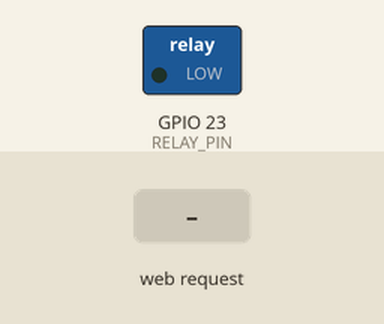
This sketch was run on a simulated ESP32. Shown: switched loads named in the sketch (green lamp = pin HIGH). Inputs (shaded band) come from the test bench. WiFi joins after 1.5 s; servers stay silent unless stated; what the sketch prints to the serial monitor is not drawn.

Above: at 2.7 s.
2.8 s: HTTP request GET /open received
At 3.3 s:
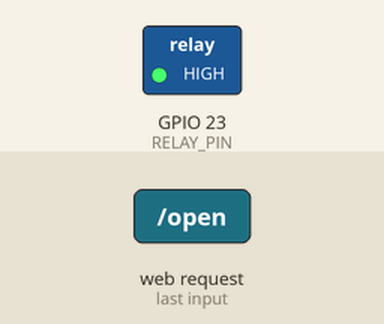
4.3 s: HTTP request GET /close received
At 5.6 s:
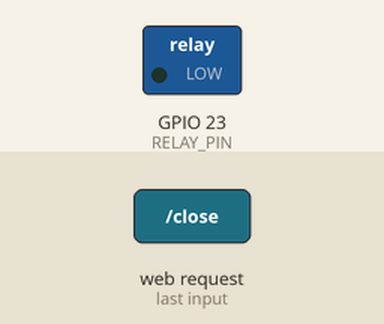
Timing chart, 0 to 7.3 s (numbered marks = the images above; inputs shaded):
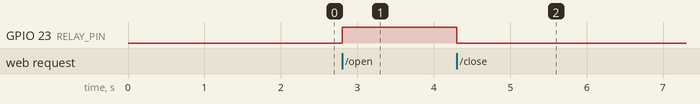

The sketch:

ESP32_Garden_Irrigation.ino
```cpp
/*
 * ESP32 Garden Irrigation Controller
 * Version: 1.0
 *
 * Hardware:
 *   ESP32-WROOM-32
 *   5V single-channel relay (HIGH trigger)
 *   U.S. Solid 9-36V motorized ball valve
 *   LM2596 12V-to-5V buck converter
 *   12.8V LiFePO4 battery
 *
 * Features:
 *   - Home Wi-Fi connectivity
 *   - Built-in HTTP web server
 *   - Open / Close valve controls
 *   - Real-time commanded valve status
 *   - Automatic shutoff after 5 minutes
 *   - Valve OFF on startup
 *
 * Future:
 *   - NTP clock synchronization
 *   - Watering schedules
 *   - Persistent configuration
 *   - Mobile-friendly app interface
 */

#include <WiFi.h>
#include <WebServer.h>

// -----------------------------------------
// WIFI CONFIGURATION
// -----------------------------------------

// Replace locally with your Wi-Fi credentials.
// Do not commit your actual password to GitHub.

const char* ssid = "YOUR_WIFI_NAME";
const char* password = "YOUR_WIFI_PASSWORD";

// -----------------------------------------
// HARDWARE CONFIGURATION
// -----------------------------------------

#define RELAY_PIN 23

// Relay configured for HIGH triggering.
#define RELAY_ON HIGH
#define RELAY_OFF LOW

// Maximum continuous watering duration:
// 5 minutes in milliseconds.
const unsigned long MAX_OPEN_TIME = 300000UL;

// -----------------------------------------
// GLOBAL VARIABLES
// -----------------------------------------

WebServer server(80);

bool valveOpen = false;
unsigned long valveOpenedAt = 0;

// -----------------------------------------
// VALVE CONTROL
// -----------------------------------------

void closeValve() {
  digitalWrite(RELAY_PIN, RELAY_OFF);

  valveOpen = false;

  Serial.println("Valve CLOSED");
}

void openValve() {
  digitalWrite(RELAY_PIN, RELAY_ON);

  valveOpen = true;
  valveOpenedAt = millis();

  Serial.println("Valve OPENED");
}

// -----------------------------------------
// WEB INTERFACE
// -----------------------------------------

void handleRoot() {

  String page = R"rawliteral(
<!DOCTYPE html>
<html lang="en">

<head>

<meta charset="UTF-8">
<meta name="viewport"
      content="width=device-width, initial-scale=1">

<title>Garden Irrigation Controller</title>

<style>

body {
  font-family: Arial, sans-serif;
  background: #17212b;
  color: white;
  text-align: center;
  padding: 30px 15px;
}

.container {
  max-width: 420px;
  margin: auto;
  background: #263544;
  padding: 25px;
  border-radius: 15px;
}

h1 {
  margin-bottom: 10px;
}

button {
  width: 100%;
  padding: 20px;
  margin: 10px 0;
  border: none;
  border-radius: 10px;
  font-size: 20px;
  font-weight: bold;
  cursor: pointer;
}

.open {
  background: #219653;
  color: white;
}

.close {
  background: #c0392b;
  color: white;
}

#status {
  font-size: 25px;
  margin: 25px;
}

.footer {
  color: #b7c9d6;
  margin-top: 25px;
  font-size: 14px;
}

</style>

</head>

<body>

<div class="container">

<h1>Garden Irrigation</h1>

<p>ESP32 Water Controller</p>

<div id="status">Checking...</div>

<button class="open"
 onclick="sendValveCommand('open')">
 OPEN VALVE
</button>

<button class="close"
 onclick="sendValveCommand('close')">
 CLOSE VALVE
</button>

<div class="footer">
Automatic shutoff: 5 minutes
<br>
ESP32 Irrigation Controller v1.0
</div>

</div>

<script>

// Send a command to the ESP32.
async function sendValveCommand(action) {

  try {
    const response = await fetch('/' + action);

    if (!response.ok) {
      throw new Error('Command failed');
    }

    await updateStatus();

  } catch (error) {
    console.error(error);
    document.getElementById('status').innerText =
      'CONNECTION ERROR';
  }
}

// Retrieve current valve status.
async function updateStatus() {

  try {
    const response = await fetch('/status');

    if (!response.ok) {
      throw new Error('Status request failed');
    }

    const data = await response.json();

    document.getElementById('status').innerText =
      data.open ? 'VALVE OPEN' : 'VALVE CLOSED';

  } catch (error) {
    console.error(error);
    document.getElementById('status').innerText =
      'CONNECTION ERROR';
  }
}

// Refresh status every two seconds.
setInterval(updateStatus, 2000);

updateStatus();

</script>

</body>
</html>
)rawliteral";

  server.send(200, "text/html", page);
}

// -----------------------------------------
// STATUS API
// -----------------------------------------

void handleStatus() {

  String response = "{\"open\":";

  response += valveOpen ? "true" : "false";

  response += "}";

  server.send(
    200,
    "application/json",
    response
  );
}

// -----------------------------------------
// WIFI CONNECTION
// -----------------------------------------

void connectWiFi() {

  WiFi.mode(WIFI_STA);
  WiFi.begin(ssid, password);

  Serial.print("Connecting to WiFi");

  while (WiFi.status() != WL_CONNECTED) {

    delay(500);
    Serial.print(".");

  }

  Serial.println();
  Serial.println("WiFi connected!");

  Serial.print("ESP32 IP Address: ");
  Serial.println(WiFi.localIP());
}

// -----------------------------------------
// WEB SERVER ROUTES
// -----------------------------------------

void setupWebServer() {

  server.on("/", handleRoot);

  server.on("/open", []() {

    openValve();

    server.send(
      200,
      "text/plain",
      "Valve opened"
    );

  });

  server.on("/close", []() {

    closeValve();

    server.send(
      200,
      "text/plain",
      "Valve closed"
    );

  });

  server.on("/status", handleStatus);

  server.begin();

  Serial.println("Web server started!");
}

// -----------------------------------------
// ARDUINO SETUP
// -----------------------------------------

void setup() {

  // Set output LOW before enabling GPIO.
  digitalWrite(RELAY_PIN, RELAY_OFF);
  pinMode(RELAY_PIN, OUTPUT);

  valveOpen = false;

  Serial.begin(115200);

  Serial.println();
  Serial.println("ESP32 Garden Irrigation Controller");
  Serial.println("Version 1.0");

  // Connect to home network.
  connectWiFi();

  // Start web interface.
  setupWebServer();
}

// -----------------------------------------
// ARDUINO MAIN LOOP
// -----------------------------------------

void loop() {

  // Process browser requests.
  server.handleClient();

  // Five-minute safety shutoff.
  if (valveOpen &&
      millis() - valveOpenedAt >= MAX_OPEN_TIME) {

    closeValve();

    Serial.println(
      "Automatic shutoff activated"
    );
  }
}
```

Measured:
- after the input at 2.8 s, GPIO 23 (RELAY_PIN): LOW → HIGH at once
- after the input at 4.3 s, GPIO 23 (RELAY_PIN): HIGH → LOW at once
